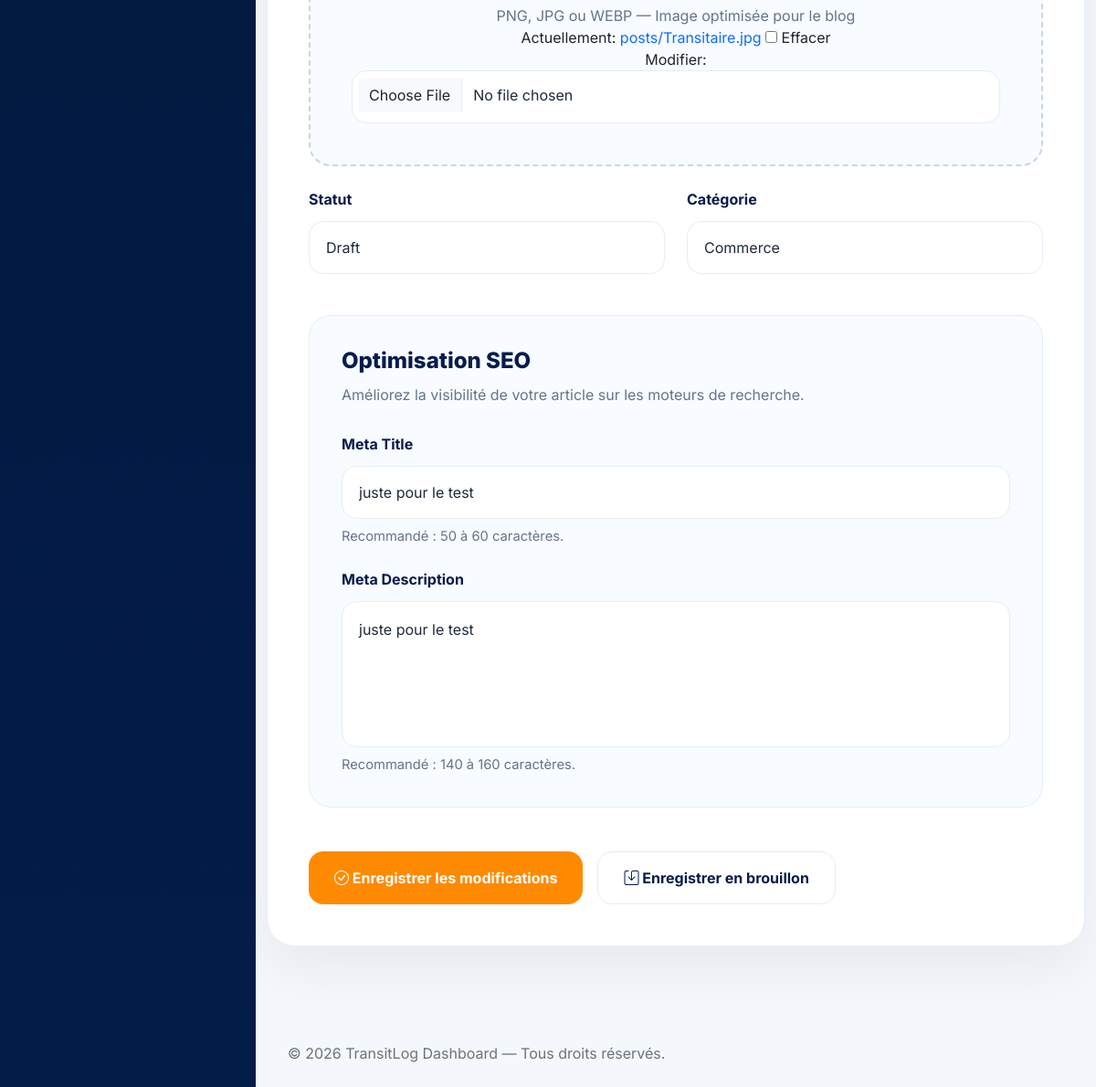
Page /dashboard/post/comment-negocier-un-tarif/update/ (signed in, lower part) on the earlier database version.
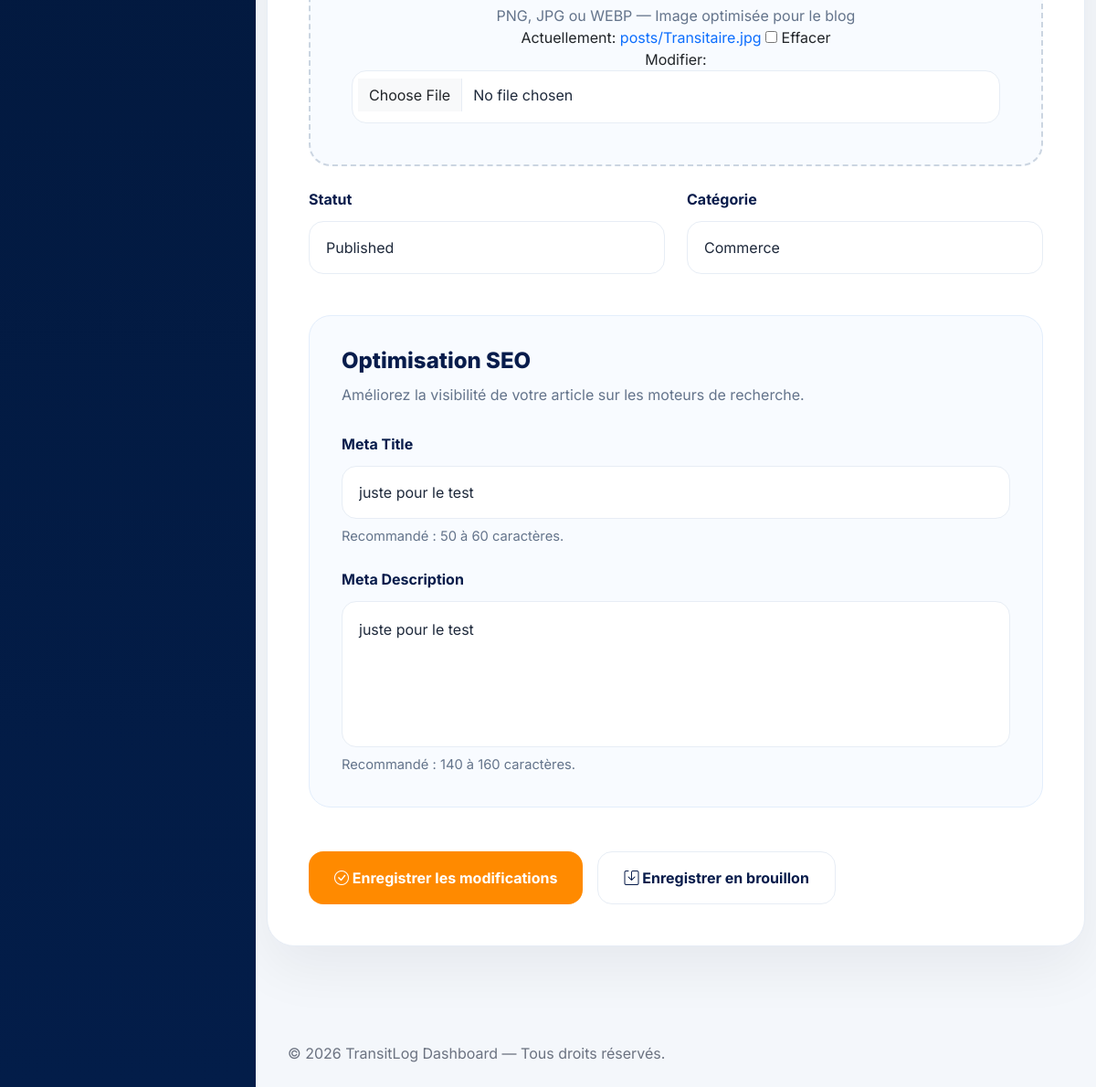
Same page on the later database version.
### app/models.py (models this page shows, shortened)
class Post(models.Model):
    STATUS_CHOICES = (
        ('draft', 'Draft'),
        ('published', 'Published'),
    )
    title = models.CharField(max_length=200)
    slug = models.SlugField(max_length=250, unique=True, blank=True)
    excerpt = models.TextField(max_length=300, blank=True)
    content = models.TextField()
    image = models.ImageField(upload_to='posts/', blank=True, null=True)
    status = models.CharField(max_length=10, choices=STATUS_CHOICES, default='draft')
    category = models.ForeignKey(Category, on_delete=models.CASCADE, related_name='posts')
    meta_title = models.CharField(max_length=60, blank=True)
    meta_description = models.CharField(max_length=160, blank=True)
    author = models.ForeignKey(AUTH_USER_MODEL, on_delete=models.CASCADE, related_name='posts')
    created_at = models.DateTimeField(auto_now_add=True)
    updated_at = models.DateTimeField(auto_now=True)
    published_at = models.DateTimeField(null=True, blank=True)
    class Meta:
        ordering = ['-published_at']

### dashboard/views.py (the view)
# urls.py: path('post/<str:slug>/update/', PostUpdateView.as_view(), name='update-post'),
class PostUpdateView(AdminRequiredMixin, UpdateView):
    model = Post
    form_class = AddPostForm
    template_name = 'dash/add_post.html'
    success_url = reverse_lazy('posts-list')
    slug_field = 'slug'
    slug_url_kwarg = 'slug'

### dashboard/forms.py
class AddPostForm(forms.ModelForm):
    class Meta:
        model = Post
        fields = ['title', 'excerpt', 'content', 'image', 'status', 'category', 'meta_title', 'meta_description']
        widgets = {
            'title': forms.TextInput(attrs={'class': 'form-control', 'placeholder': 'Entrez le titre de votre article'}),
            'excerpt': forms.Textarea(attrs={'class': 'form-control', 'placeholder': 'Rédiger un résume', 'rows':3}),
            'content': forms.Textarea(attrs={'class': 'form-control', 'placeholder': 'Rédigez le contenu complet de votre article...', 'rows': 5}),
            'image': forms.ClearableFileInput(attrs={'class': 'form-control'}),
            'status': forms.Select(attrs={'class': 'form-select'}),
            'category': forms.Select(attrs={'class': 'form-select'}),
            'meta_title': forms.TextInput(attrs={'class': 'form-control', 'placeholder': 'Titre SEO optimisé'}),
            'meta_description': forms.Textarea(attrs={'class': 'form-control', 'placeholder': 'Description SEO optimisée', 'rows': 3}),
        }

### app/models.py (called while the page is built)
    def __str__(self):
        return self.name

### dashboard/views.py (called while the page is built)
    def test_func(self):
        return self.request.user.role == 'admin'

### dashboard/templates/dash/add_post.html (shortened to what this page needs)
{% extends 'dash_base.html' %}
{% load static %}
{% block extra_css %}
  <link rel="stylesheet" href="{% static 'css/dash/add_post.css' %}" />
{% endblock %}
{% block content %}
  <div class="main-wrapper">
    <section class="form-section">
      <div class="container">
        <div class="editor-card">
          <form method="post" enctype="multipart/form-data">
            <div class="row g-4">
              <div class="col-12">
                <div class="upload-box">
                  <p>PNG, JPG ou WEBP — Image optimisée pour le blog</p>
                  {{ form.image }}
                </div>
              </div>
              <div class="col-lg-6">
                <label class="form-label">Statut</label>
                {{ form.status }}
              </div>
              <div class="col-lg-6">
                <label class="form-label">Catégorie</label>
                {{ form.category }}
              </div>
            </div>
            <div class="seo-box">
              <h4>Optimisation SEO</h4>
              <p>Améliorez la visibilité de votre article sur les moteurs de recherche.</p>
              <div class="row g-4">
                <div class="col-12">
                  <label class="form-label">Meta Title</label>
                  {{ form.meta_title }}
                  <div class="form-note">Recommandé : 50 à 60 caractères.</div>
                </div>
                <div class="col-12">
                  <label class="form-label">Meta Description</label>
                  {{ form.meta_description }}
                  <div class="form-note">Recommandé : 140 à 160 caractères.</div>
                </div>
              </div>
            </div>
            <div class="d-flex flex-wrap gap-3 mt-5">
              <button type="submit" class="btn-primary-custom">
                <i class="bi bi-check-circle"></i>
                {% if object %}
                  Enregistrer les modifications
                {% else %}
                  Publier l'article
                {% endif %}
              </button>
              <button type="button" class="btn-outline-custom">
                <i class="bi bi-save"></i>
                Enregistrer en brouillon
              </button>
            </div>
          </form>
        </div>
      </div>
    </section>
  </div>
{% endblock %}

Differences in the rows shown:
changed Post "Commerce": status "Draft" → "Published"
